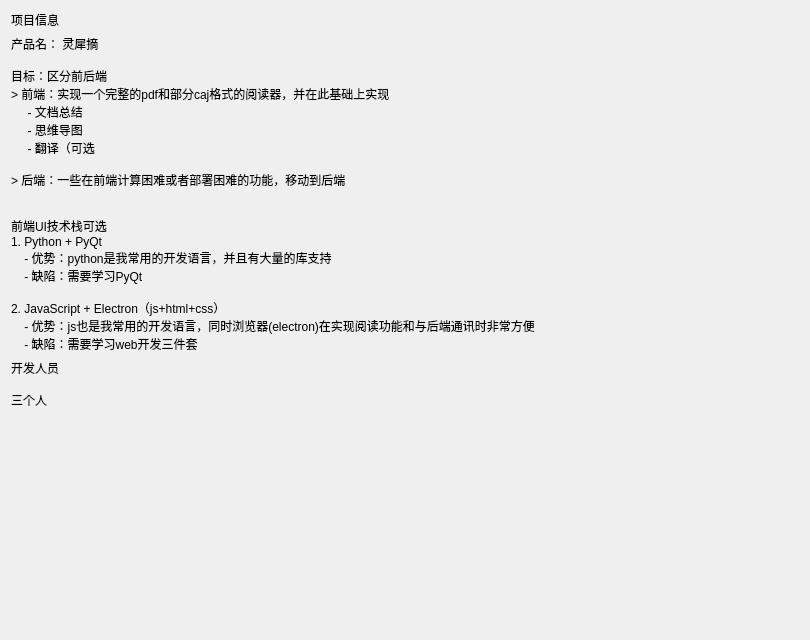
<?xml version="1.0" encoding="UTF-8"?>
<ui version="4.0">
 <class>Form</class>
 <widget class="QWidget" name="Form">
  <property name="geometry">
   <rect>
    <x>0</x>
    <y>0</y>
    <width>810</width>
    <height>640</height>
   </rect>
  </property>
  <property name="windowTitle">
   <string>Form</string>
  </property>
  <layout class="QVBoxLayout" name="verticalLayout_3">
   <item>
    <layout class="QVBoxLayout" name="verticalLayout_2">
     <item>
      <widget class="TitleLabel" name="label">
       <property name="text">
        <string>项目信息</string>
       </property>
      </widget>
     </item>
     <item>
      <widget class="BodyLabel" name="label_2">
       <property name="text">
        <string>产品名： 灵犀摘

目标：区分前后端
&gt; 前端：实现一个完整的pdf和部分caj格式的阅读器，并在此基础上实现
     - 文档总结
     - 思维导图
     - 翻译（可选
 
&gt; 后端：一些在前端计算困难或者部署困难的功能，移动到后端


前端UI技术栈可选
1. Python + PyQt
    - 优势：python是我常用的开发语言，并且有大量的库支持
    - 缺陷：需要学习PyQt
    
2. JavaScript + Electron（js+html+css）
    - 优势：js也是我常用的开发语言，同时浏览器(electron)在实现阅读功能和与后端通讯时非常方便
    - 缺陷：需要学习web开发三件套</string>
       </property>
      </widget>
     </item>
     <item>
      <widget class="QLabel" name="label_3">
       <property name="text">
        <string>开发人员

三个人</string>
       </property>
      </widget>
     </item>
     <item>
      <spacer name="verticalSpacer">
       <property name="orientation">
        <enum>Qt::Vertical</enum>
       </property>
       <property name="sizeType">
        <enum>QSizePolicy::MinimumExpanding</enum>
       </property>
       <property name="sizeHint" stdset="0">
        <size>
         <width>20</width>
         <height>40</height>
        </size>
       </property>
      </spacer>
     </item>
    </layout>
   </item>
  </layout>
 </widget>
 <customwidgets>
  <customwidget>
   <class>TitleLabel</class>
   <extends>QLabel</extends>
   <header>qfluentwidgets</header>
  </customwidget>
  <customwidget>
   <class>BodyLabel</class>
   <extends>QLabel</extends>
   <header>qfluentwidgets</header>
  </customwidget>
 </customwidgets>
 <resources/>
 <connections/>
</ui>
